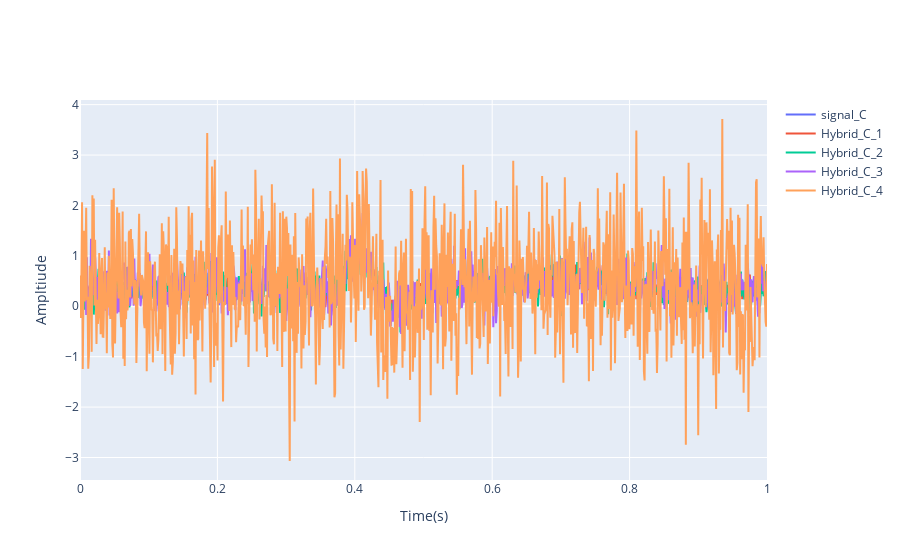

The code cell stored with this chart in its notebook:
### Code cell
fig = go.Figure()
N = 1000
# len, mu, sig
x_axis = np.linspace(0 , 1, N)

fig.add_traces(go.Scatter( 
                        x = x_axis, y = signal_C, mode='lines', name= 'signal_C'))
fig.add_traces(go.Scatter(
                        x = x_axis, y = signal_C + noise_load_1, mode='lines', name = 'Hybrid_C_1'))
fig.add_traces(go.Scatter(
                        x = x_axis, y = signal_C + noise_load_2, mode='lines', name = 'Hybrid_C_2'))
fig.add_traces(go.Scatter(
    
                        x = x_axis, y = signal_C + noise_load_3, mode='lines', name= 'Hybrid_C_3'))

fig.add_traces(go.Scatter(
                        x = x_axis, y =  signal_C + noise_load_4, mode='lines', name= 'Hybrid_C_4'))
fig.update_layout(
    xaxis_title = 'Time(s)',
    yaxis_title = 'Ampltiude',
)

### Figure 1 — Plotly figure (JSON) as saved in the notebook; plotly's stock layout.template omitted (floating-point values rounded to 4 significant figures; data arrays with more than 128 entries replaced by an {"elided": "..."} marker saying what was removed)
{"data": [{"mode": "lines", "name": "signal_C", "type": "scatter", "x": {"elided": "1000 float values"}, "y": {"elided": "1000 float values"}}, {"mode": "lines", "name": "Hybrid_C_1", "type": "scatter", "x": {"elided": "1000 float values"}, "y": {"elided": "1000 float values"}}, {"mode": "lines", "name": "Hybrid_C_2", "type": "scatter", "x": {"elided": "1000 float values"}, "y": {"elided": "1000 float values"}}, {"mode": "lines", "name": "Hybrid_C_3", "type": "scatter", "x": {"elided": "1000 float values"}, "y": {"elided": "1000 float values"}}, {"mode": "lines", "name": "Hybrid_C_4", "type": "scatter", "x": {"elided": "1000 float values"}, "y": {"elided": "1000 float values"}}], "layout": {"xaxis": {"title": {"text": "Time(s)"}}, "yaxis": {"title": {"text": "Ampltiude"}}}}
